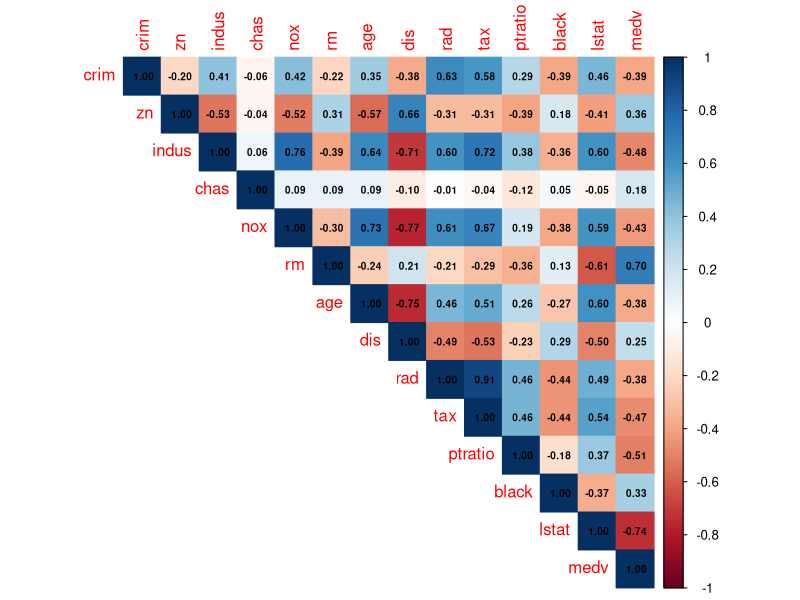
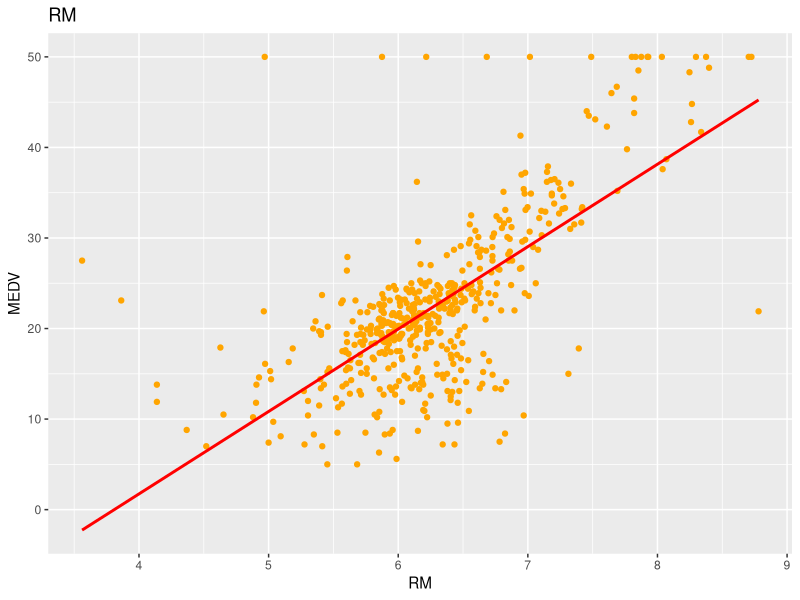
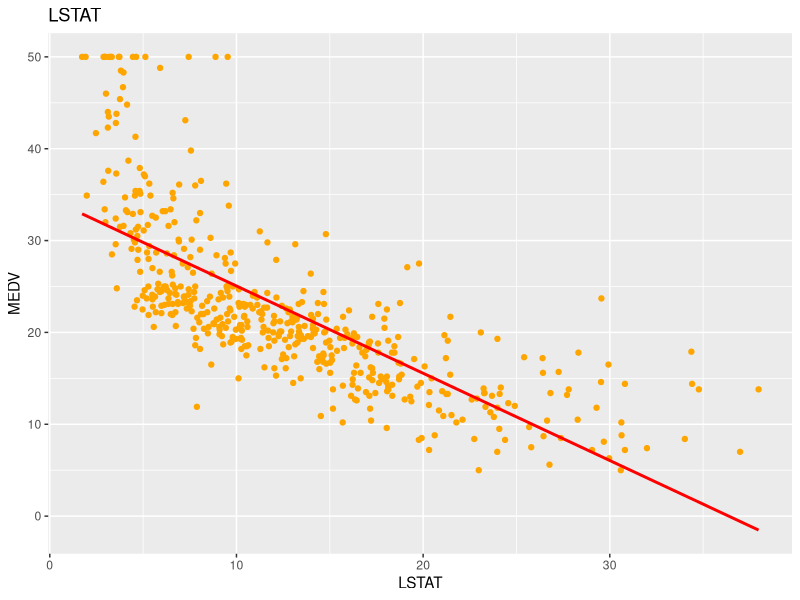
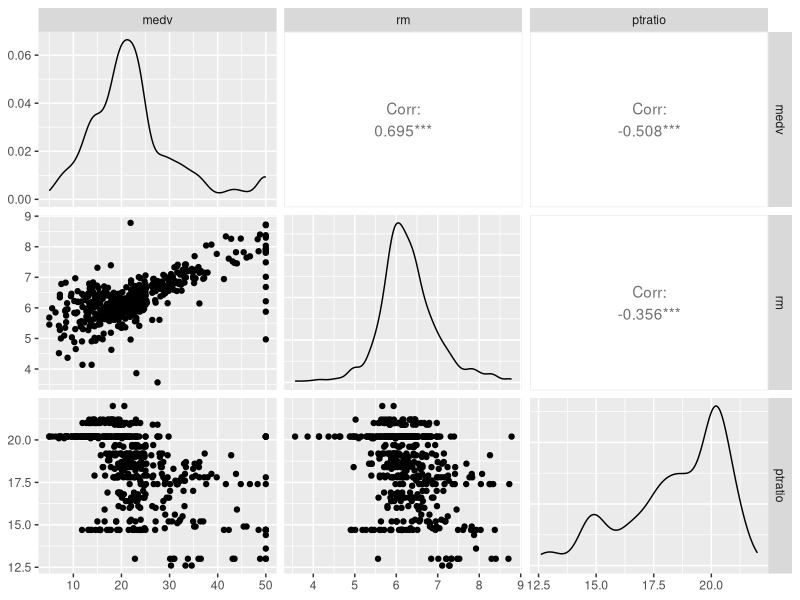

These figures' R source, in order:
## ---- chunk 1
options(width = 100)
library("MASS")
boston_df <- Boston

head(boston_df)
## ---- chunk 2
attach(boston_df)
library(ggplot2)
library(corrplot)

corrplot(cor(boston_df),
         method = "color",
         addCoef.col = 1,
         type="upper",
         number.cex = 0.6)
## ---- chunk 3
fit_rm <-lm(medv~rm)
summary(fit_rm)

ggplot(data = boston_df, aes(x = rm, y = medv)) +
  geom_point(color = "orange") +
  labs(title = "RM",
       x = "RM",
       y = "MEDV") +
  geom_smooth(method = lm, se = FALSE, color = "red")

fit_lstat <-lm(medv~lstat)
summary(fit_lstat)

ggplot(data = boston_df, aes(x = lstat, y = medv)) +
  geom_point(color = "orange") +
  labs(title = "LSTAT",
       x = "LSTAT",
       y = "MEDV") +
  geom_smooth(method = lm, se = FALSE, color = "red")
## ---- chunk 4
library(GGally)
ggpairs(boston_df[, c("medv", "rm", "ptratio")]) 
fit_rm_ptratio <-lm(formula = medv ~ rm + ptratio)
summary(fit_rm_ptratio)
## ---- chunk 5
# Классическая множественная линейная регрессия
fit_rm_lstat <-lm(formula = medv ~ rm + lstat)
summary(fit_rm_lstat)

#Построение Ridge-регрессии
library(glmnet)
y = medv
x = data.matrix(boston_df[, c("rm", "lstat")])
model <- glmnet(x, y, alpha = 0)

#Проведем кросс-валидацию и получим лучший параметр лямбда, дающий наименьшую среднеквадратичную ошибку
cv_model <- cv.glmnet(x, y, alpha = 0)
best_lambda <- cv_model$lambda.min
best_lambda

#Рассчитаем R-квадрат полученной модели
y_predicted <- predict (model, s = best_lambda, newx = x)
sst <- sum ((y - mean (y))^2)
sse <- sum ((y_predicted - y)^2)
rsq <- 1 - sse/sst
rsq
